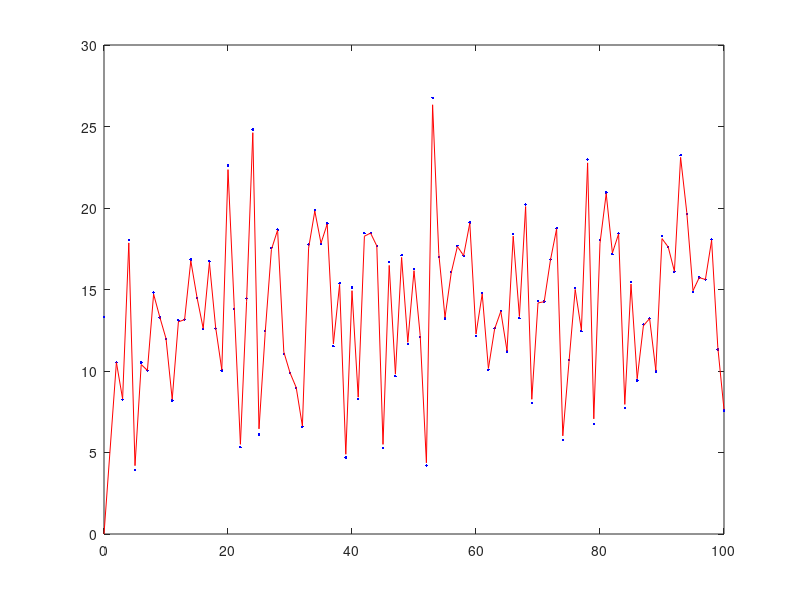

Recreate this plot in MATLAB.
clear all
%Read sensor data
for i=1:100
    real(i)=16-1.23*cos(pi*i/360)-0.86*sin(pi*i/360)+5*randn;
end
z=real;

%Initialization of vars
xa(1) = 0;
sigma1=0.5;
a=1;
c=1;
H=1;

pa(1) = 40;
R = 0.01;
tempsimu1 = 100;

%////FILTRO DE KALMAN////%

for i=2:tempsimu1
    t(i) = i;
    
%Propagacao
xp(i) = a*xa(i-1);
p(i) = a*pa(i-1)*a+c*sigma1*c;

%Atualizacao
 KK(i) = p(i)*H/(H*p(i)*H+R);
 pa(i) = p(i) - KK(i)*H*p(i);
 xa(i) = xp(i) + KK(i) * (z(i) - H*xp(i));
 
 end

 %Gráficos
 plot(t,z(1:tempsimu1), '.b', t, xa, '-r')
 %plot(t,pa,'-b');

